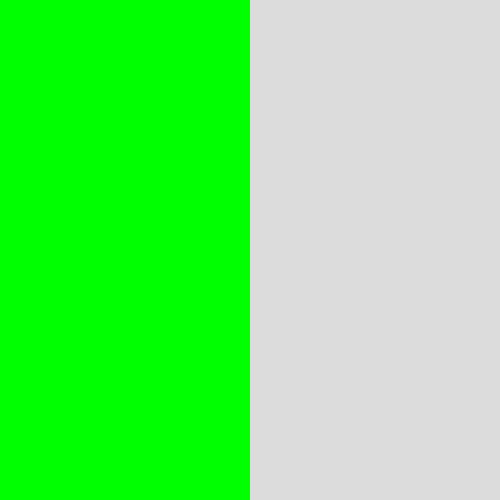
Frame 1 (no input)
Frame 60 (no input): identical to frame 1, image omitted
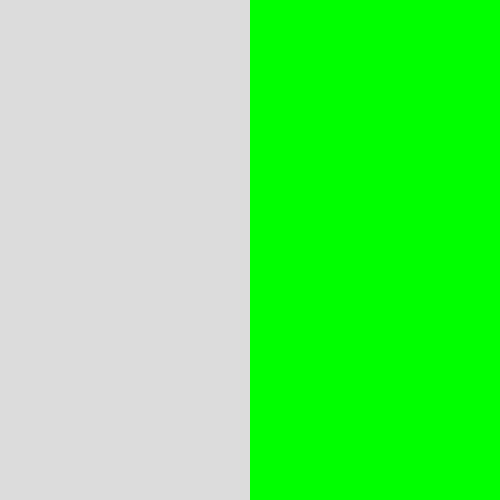
Frame 120 (the mouse pressed at the canvas centre since frame 60)

The p5.js sketch that drew these frames (run headless with seeded random() and noise() and a simulated clock; from frame 60 on, the mouse is pressed at the canvas centre):

// p5.js sketch
// ── sketch.js
function setup() {
	createCanvas(500, 500)
	noStroke()
  }
  
  function draw() {
	background(220)
	fill(0, 255, 0)
	// ¿El mouse está en la mitad izquierda del canvas?
	if (mouseX < width/2) {
		// Si la condición es verdadera dibuja en la mitad izquierda
		rect(0, 0, width/2, height)
	  } else {
		// Si la condición es false dibuja en la mitad derecha
		rect(width/2, 0, width/2, height)
	}
  }
